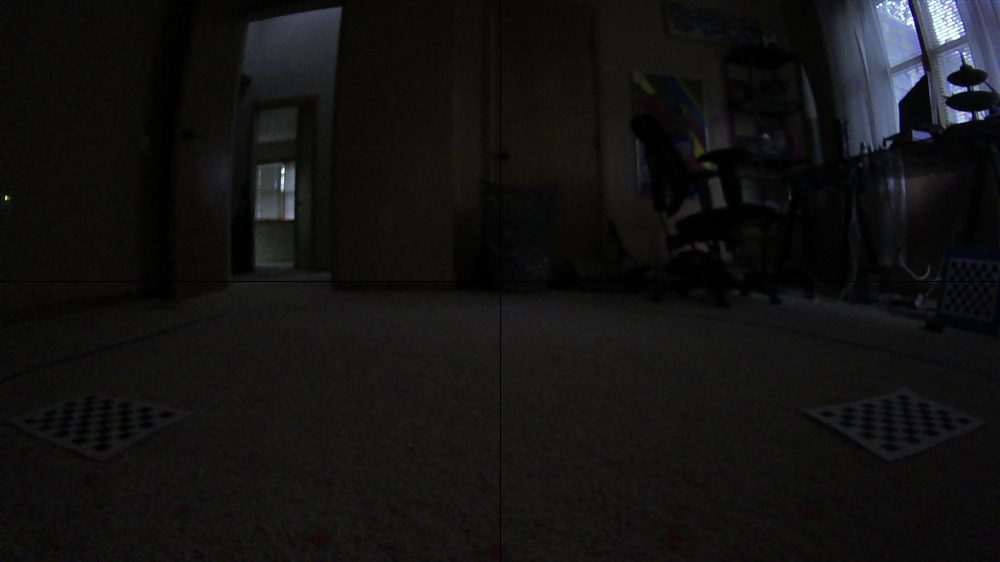
#> input picture scripts/experimental/one_image.png, 1000 x 562 px, shrunk from 1920 x 1080 before the run, given in place of the camera
$ python find_horizon.py
#> lines starting #> are read from the running program, lines starting #| are printed output that depends on the picture; after the words box and inside, x2 and y2 are one past the last pixel; in counts of white or black regions, pixels touching at a corner belong together
# cv2canny.py
# this file includes a "trackbar"; which are sliders
# allowing for the tuning of the canny filter
# Interesingly / not expected: found best values for
# low / high threshold with respect to stability across
# frames inside my ceiling lit office were equal and fairly
# low values... also fairly large value for gausian blur kernal
# This probably is somewhat due to the low-light conditions in
# the office; hence the large kernel / blending operation.


import cv2
import numpy as np


def nothing(x):
    pass

cap = cv2.VideoCapture(0)


cv2.namedWindow('image')
cv2.createTrackbar('halfkernelSize', 'image', 1, 25, nothing)
cv2.createTrackbar('lowThresh', 'image', 0, 200, nothing)
cv2.createTrackbar('highThresh', 'image', 50, 250, nothing)


cv2.setTrackbarPos('halfkernelSize', 'image', 9)
cv2.setTrackbarPos('lowThresh', 'image', 6)
cv2.setTrackbarPos('highThresh', 'image', 18)

kernel_size = 13
low_threshold = 38
high_threshold = 38

# Best settings in Bedroom w 6mm lense:
# best -- for video, stability across frames
# is important for optical flow calculation
# kernel: 13
# low threshold = 38
# high threshold = 38

while 1:

    ret, frame2 = cap.read()
#> frame2 is the input picture: shape (562, 1000, 3); mean B, G, R 18, 18.6, 18.8

    # MANIPULATION
    #
    #

    # Convert to Grayscale
    gray = cv2.cvtColor(frame2, cv2.COLOR_RGB2GRAY)

    # Get User Input
    kernel_size = cv2.getTrackbarPos('halfkernelSize', 'image')*2+1
    low_threshold = cv2.getTrackbarPos('lowThresh', 'image')
    high_threshold = cv2.getTrackbarPos('highThresh', 'image')

    # blur
    blur_gray = cv2.GaussianBlur(gray, (kernel_size, kernel_size), 0)
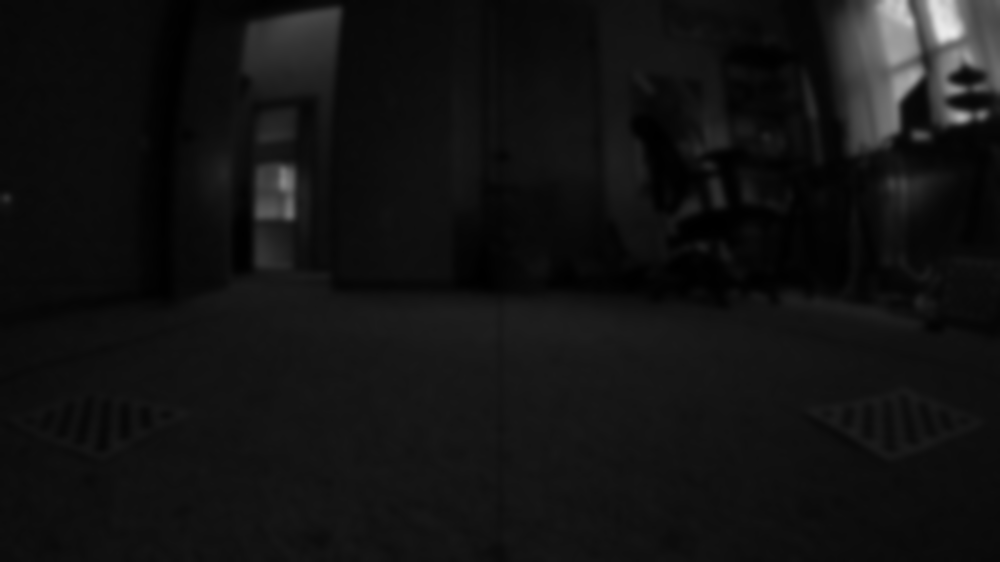
#> blur_gray: shape (562, 1000); min 0, max 235, mean 18.4

    # canny thresholds
    edges = cv2.Canny(blur_gray, low_threshold, high_threshold)
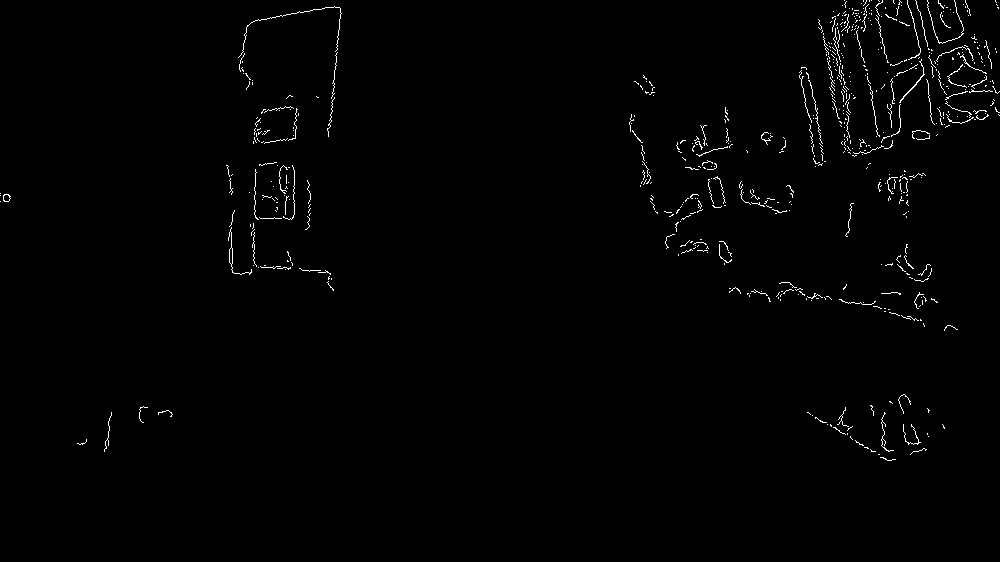
#> edges: shape (562, 1000); 0.99% white in thin lines or dots, all inside (x1, y1, x2, y2) = (0, 0, 1000, 461)

    # masked edges
    mask = np.zeros_like(edges)
    ignore_mask_color = 255

    # define 4 sided polygon to mask
    imshape = frame2.shape
#> imshape = (562, 1000, 3)
    vertices = np.array([[(0, imshape[0]), (0, 0), (imshape[1], 0), (imshape[1], imshape[0])]], dtype=np.int32)
    cv2.fillPoly(mask, vertices, ignore_mask_color)
#> mask: shape (562, 1000); every value is 255
    masked_edges = cv2.bitwise_and(edges, mask)

    cv2.imshow('mowbot_mowfeed', edges)
    if cv2.waitKey(1) & 0xFF == ord('q'):
#> (key q is pressed here)
        break

cap.release()
cv2.destroyAllWindows()
